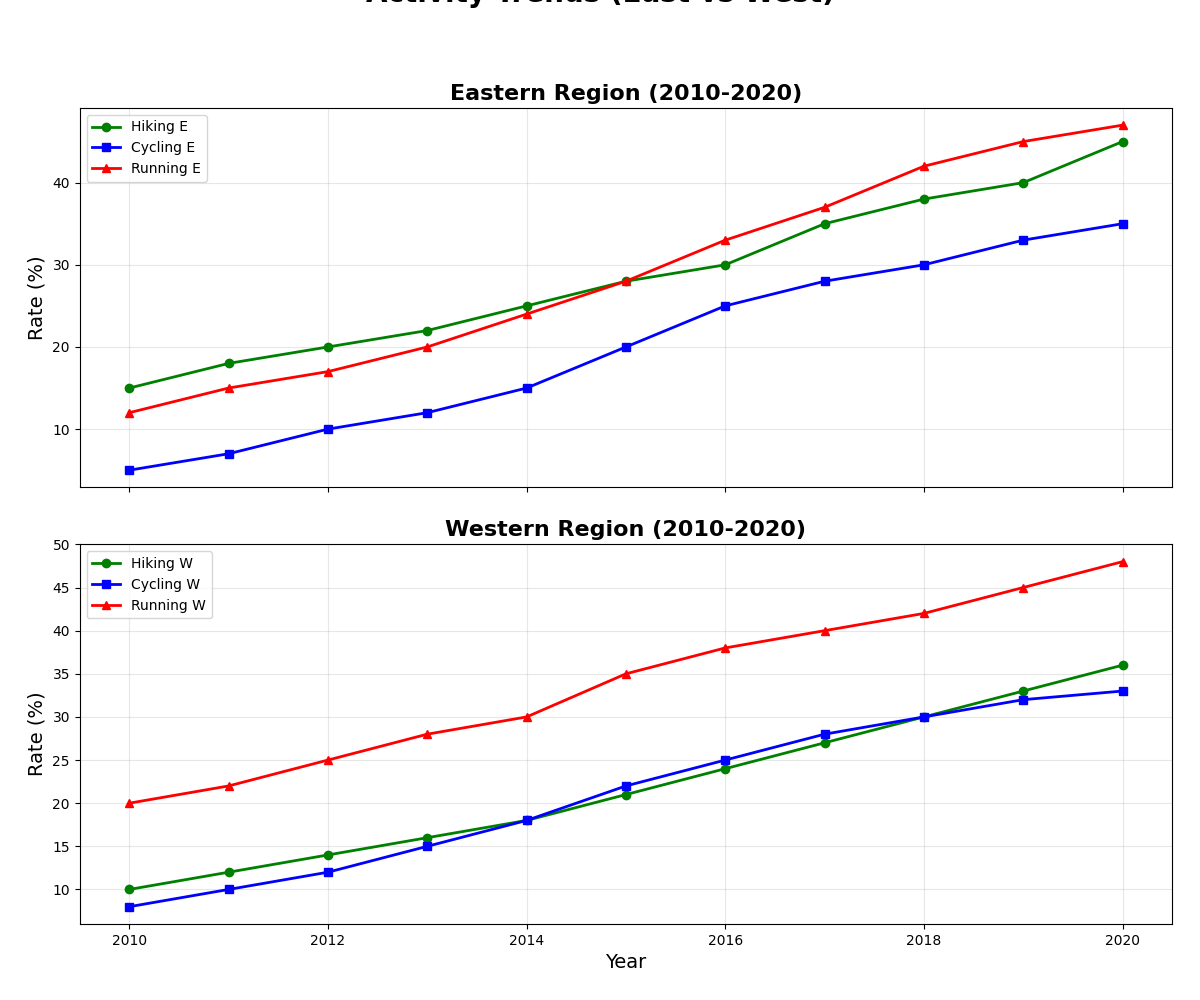

Python code for this plot:
import matplotlib.pyplot as plt
import numpy as np

years = np.arange(2010, 2021)

hiking_east = [15, 18, 20, 22, 25, 28, 30, 35, 38, 40, 45]
hiking_west = [10, 12, 14, 16, 18, 21, 24, 27, 30, 33, 36]
cycling_east = [5, 7, 10, 12, 15, 20, 25, 28, 30, 33, 35]
cycling_west = [8, 10, 12, 15, 18, 22, 25, 28, 30, 32, 33]
running_east = [12, 15, 17, 20, 24, 28, 33, 37, 42, 45, 47]
running_west = [20, 22, 25, 28, 30, 35, 38, 40, 42, 45, 48]

fig, (ax1, ax2) = plt.subplots(2, 1, figsize=(12, 10), sharex=True)

ax1.plot(years, hiking_east, marker='o', color='green', linestyle='-', linewidth=2,
         label='Hiking E')
ax1.plot(years, cycling_east, marker='s', color='blue', linestyle='-', linewidth=2,
         label='Cycling E')
ax1.plot(years, running_east, marker='^', color='red', linestyle='-', linewidth=2,
         label='Running E')
ax1.set_ylabel('Rate (%)', fontsize=14)
ax1.set_title('Eastern Region (2010-2020)', fontsize=16, weight='bold')
ax1.legend(loc='upper left')
ax1.grid(True, alpha=0.3)

ax2.plot(years, hiking_west, marker='o', color='green', linestyle='-', linewidth=2,
         label='Hiking W')
ax2.plot(years, cycling_west, marker='s', color='blue', linestyle='-', linewidth=2,
         label='Cycling W')
ax2.plot(years, running_west, marker='^', color='red', linestyle='-', linewidth=2,
         label='Running W')
ax2.set_xlabel('Year', fontsize=14)
ax2.set_ylabel('Rate (%)', fontsize=14)
ax2.set_title('Western Region (2010-2020)', fontsize=16, weight='bold')
ax2.legend(loc='upper left')
ax2.grid(True, alpha=0.3)

plt.suptitle('Activity Trends (East vs West)', fontsize=20, weight='bold', y=1.02)
plt.tight_layout(pad=2.0)
plt.show()
